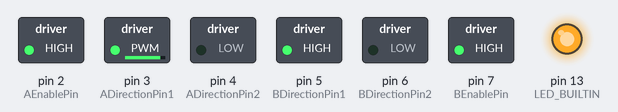
Simulated run of this sketch. Board: Arduino Uno, built with avr-gcc and run on an emulated ATmega328P. On the bench: switched loads named in the sketch (green lamp = pin HIGH), output pins drawn as LEDs (lit = HIGH).

Above: at 0.1 s.
Timing chart, 0 to 1.6 s (numbered marks = the images above):
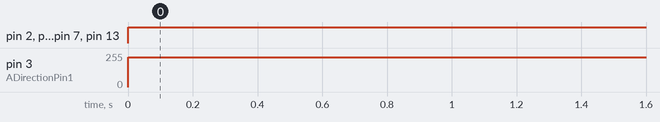

Measured:
- by itself, pin 2 (AEnablePin), pin 5 (BDirectionPin1), pin 7 (BEnablePin), pin 13 (LED_BUILTIN): LOW → HIGH at 0.00 s
- by itself, pin 3 (ADirectionPin1): 0/255 → 225/255 at 0.00 s

The sketch:

straight.ino
```cpp
const int ADirectionPin1 = 3;
const int ADirectionPin2 = 4;
const int AEnablePin = 2;
const int BDirectionPin1 = 5;
const int BDirectionPin2 = 6;
const int BEnablePin = 7;

void setup() {
  pinMode(ADirectionPin1, OUTPUT);
  pinMode(ADirectionPin2, OUTPUT);
  pinMode(AEnablePin, OUTPUT);
  pinMode(BDirectionPin1, OUTPUT);
  pinMode(BDirectionPin2, OUTPUT);
  pinMode(BEnablePin, OUTPUT);
  pinMode(LED_BUILTIN, OUTPUT);
}

void loop() {
  //motor a -> the slow one
  digitalWrite(AEnablePin, LOW);
  analogWrite(ADirectionPin1, 225);
  analogWrite(ADirectionPin2, 0);
  digitalWrite(LED_BUILTIN, HIGH);
  digitalWrite(AEnablePin, HIGH);

  //motor b -> the fast one

  digitalWrite(BEnablePin, LOW);
  digitalWrite(BDirectionPin1, HIGH);
  digitalWrite(BDirectionPin2, LOW);
  digitalWrite(BEnablePin, HIGH);

  delay(1000);
}
```
